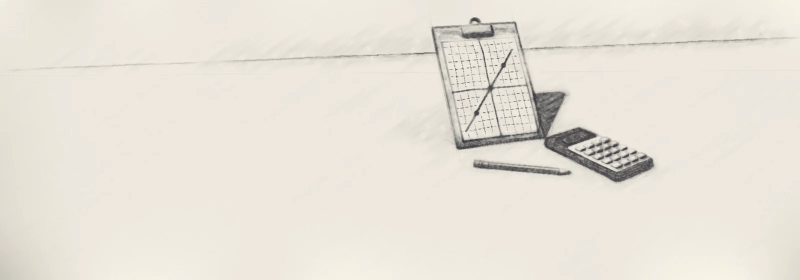
#> input picture aog-deploy/img/banners/b12-sixth-grade-review-pencil-1600.webp, 1600 x 560 px (shown at 1/2 size); its folder holds only this picture in this run
$ python home-doors.py ../aog-deploy/img/banners/b12-sixth-grade-review-pencil-1600.webp
#> lines starting #> are read from the running program, lines starting #| are printed output that depends on the picture; after the words box and inside, x2 and y2 are one past the last pixel; in counts of white or black regions, pixels touching at a corner belong together
#> in drawings_on, im is the input picture: PIL image 1600x560 RGB; mean R, G, B 232.5, 227.1, 217.7
#!/usr/bin/env python3
"""Front-page door drawings: turn Jimmy's pencil sheets into the doors' banners.

The front page shows one pencil drawing on each door (Today, Daily Drafts, ...).
The Recording Studio's door is cut from Jimmy's "The Music Rooms" sheet. This
tool does the same for every other door, so all the doors read as one hand.

    python3 tools/home-doors.py SHEET [SHEET ...]     # cut, then preview
    python3 tools/home-doors.py SHEET ... --apply     # also swap the doors

A sheet is a page of drawings in rows, read left to right, top to bottom, in
the order of DOORS below (sheet 1 holds the first eight, sheet 2 the rest). The
navy title and labels are ignored. A single drawing named after its door
(today.jpg, contact.png ...) is used as it is.

Each door gets img/banners/home-<door>-pencil-{1600.webp,900.webp,900.jpg}:
the drawing multiplied onto paper #F6F2E8, about 84% of the banner's height,
at most 46% of its width, centred 60% across (the music rooms' recipe).
--apply points index.html and aog-topbar.js at the new files and bumps sw.js.
The old banners stay: other pages still use them.
"""
import os, re, sys, time
import numpy as np
from PIL import Image, ImageFilter

ROOT = os.path.join(os.path.dirname(os.path.abspath(__file__)), "..", "aog-deploy")
BAN = os.path.join(ROOT, "img", "banners")

# Front-page order. The Recording Studio keeps Jimmy's music sheet drawing.
DOORS = ["today", "drafts", "bench", "checkin", "talk", "courses", "sel", "faith",
         "families", "dashboard", "crosswalk", "pd", "privacy", "contact", "quiet"]

PAPER = np.array([0xF6, 0xF2, 0xE8], dtype=np.float32)
W, H = 1600, 560


def ink_mask(a):
    """Pencil marks: darker than the paper and grey, not the navy lettering."""
    r, g, b = a[..., 0], a[..., 1], a[..., 2]
    lum = .299 * r + .587 * g + .114 * b
    paper = np.percentile(lum, 90)
#> paper = 235.4
    navy = (b - r > 8) & (lum < paper - 8)
#> navy: shape (560, 1600) bool; every value is 0
    # Grow the lettering a little so its soft edges go with it.
    navy = np.asarray(Image.fromarray((navy * 255).astype(np.uint8)).filter(ImageFilter.MaxFilter(7))) > 0
    return (lum < paper - 22) & ~navy, navy


def drawings_on(path):
    """Boxes (x0, y0, x1, y1) of each drawing on a sheet, in reading order."""
    im = Image.open(path).convert("RGB")
    a = np.asarray(im, dtype=np.float32)
    ink, _ = ink_mask(a)
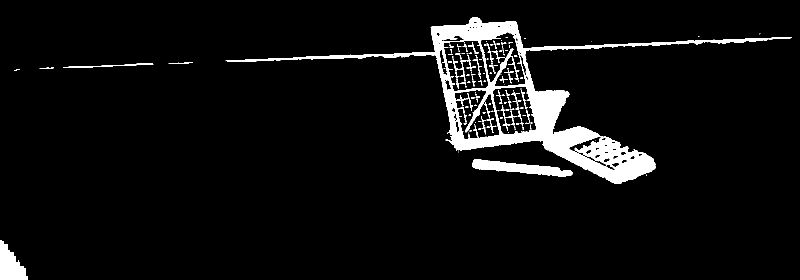
#> ink: shape (560, 1600) bool (shown at 1/2 size); 5.5% white; 181 white regions (124 under 20 px), largest, box (x1, y1, x2, y2) and area: (451, 34, 1584, 368) 38698, (944, 318, 1146, 353) 3299, (0, 480, 56, 560) 2734
    # Join the strokes of one drawing; keep drawings apart.
    s = max(im.size) / 1700
#> s = 0.941
    m = Image.fromarray((ink * 255).astype(np.uint8)).filter(ImageFilter.MaxFilter(3))
#> m: PIL image 1600x560 L; 7.1% white; 23 white regions (6 under 20 px), largest, box (x1, y1, x2, y2) and area: (450, 33, 1585, 369) 55195, (943, 317, 1147, 354) 3816, (0, 479, 57, 560) 2877
    m = m.filter(ImageFilter.GaussianBlur(9 * s)).point(lambda v: 255 if v > 12 else 0)
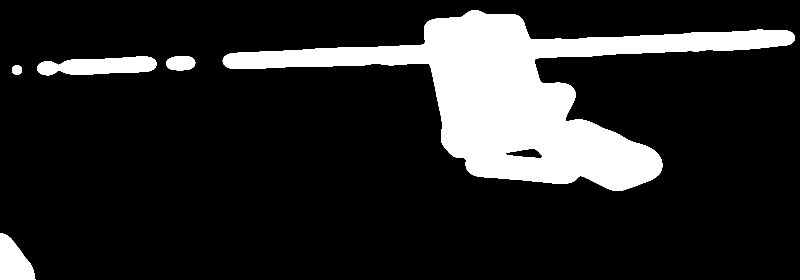
#> m: PIL image 1600x560 L (shown at 1/2 size); 15.5% white; 5 white regions, box (x1, y1, x2, y2) and area: (445, 20, 1590, 382) 126434, (74, 113, 313, 151) 6567, (0, 466, 71, 560) 4448, (332, 112, 391, 141) 1398, (24, 130, 44, 149) 314
    lab = label(np.asarray(m) > 0)
    boxes = []
    for i in range(1, lab.max() + 1):
        ys, xs = np.nonzero(lab == i)
        if len(xs) < 0.004 * ink.size:
            continue
        sub = ink[ys.min():ys.max() + 1, xs.min():xs.max() + 1]
        if sub.mean() < .01:
            continue
        boxes.append((xs.min(), ys.min(), xs.max() + 1, ys.max() + 1))
    # Rows: drawings whose vertical centres sit close together.
    boxes.sort(key=lambda b: (b[1] + b[3]) / 2)
    rows, cur = [], []
    for b in boxes:
        if cur and (b[1] + b[3]) / 2 - (cur[-1][1] + cur[-1][3]) / 2 > .5 * min(b[3] - b[1], cur[-1][3] - cur[-1][1]):
            rows.append(cur); cur = []
        cur.append(b)
    if cur:
        rows.append(cur)
    return im, [b for r in rows for b in sorted(r, key=lambda b: b[0])]


def label(m):
    """Connected regions of a boolean mask (4-neighbour), no scipy needed."""
    h, w = m.shape
#> h = 560; w = 1600
    lab = np.zeros((h, w), np.int32)
    n = 0
    for y0, x0 in zip(*np.nonzero(m)):
        if lab[y0, x0]:
            continue
        n += 1
        stack = [(y0, x0)]
        lab[y0, x0] = n
        while stack:
            y, x = stack.pop()
            for yy, xx in ((y - 1, x), (y + 1, x), (y, x - 1), (y, x + 1)):
                if 0 <= yy < h and 0 <= xx < w and m[yy, xx] and not lab[yy, xx]:
                    lab[yy, xx] = n
                    stack.append((yy, xx))
#> this loop made 139161 passes
#> (y0, x0) on passes 2 to 4: (20, 950), (20, 951), (21, 942)
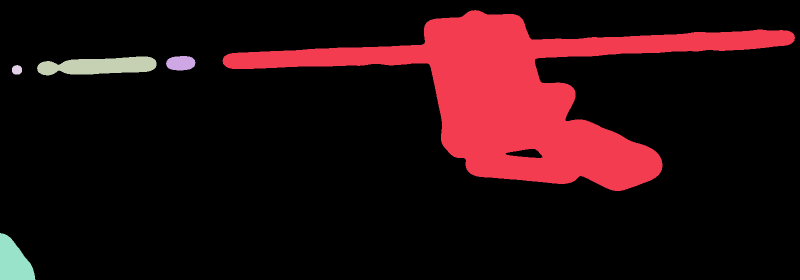
#> lab: shape (560, 1600) int32 (shown at 1/2 size); 6 distinct labels, from 0 to 5; one colour per label, 0 black
#> after the loop, n = 5
    return lab


def banner(im, box):
    """The drawing multiplied onto paper, placed as the music rooms are."""
    x0, y0, x1, y1 = box
    pad = int(.02 * max(x1 - x0, y1 - y0))
    crop = im.crop((max(0, x0 - pad), max(0, y0 - pad), min(im.width, x1 + pad), min(im.height, y1 + pad)))
    a = np.asarray(crop, dtype=np.float32)
    _, navy = ink_mask(a)
    lum = a.mean(axis=2)
    paper = np.percentile(lum, 90)
    k = np.clip(lum / paper / .95, 0, 1)    # 1 = paper, darker = pencil
    k[navy] = 1                             # drop any label that crept in
    # Fade the edges of the cut so no box shows on the new paper.
    h, w = k.shape
    fy = np.clip(np.minimum(np.arange(h), np.arange(h)[::-1]) / max(1, pad), 0, 1)
    fx = np.clip(np.minimum(np.arange(w), np.arange(w)[::-1]) / max(1, pad), 0, 1)
    k = 1 - (1 - k) * np.minimum.outer(fy, fx)
    sc = min(.84 * H / k.shape[0], .46 * W / k.shape[1])
    tile = Image.fromarray((k * 255).astype(np.uint8)).resize(
        (max(1, round(k.shape[1] * sc)), max(1, round(k.shape[0] * sc))), Image.LANCZOS)
    full = np.ones((H, W), np.float32)
    t = np.asarray(tile, dtype=np.float32) / 255
    cx, cy = round(.60 * W - t.shape[1] / 2), round((H - t.shape[0]) / 2)
    full[cy:cy + t.shape[0], cx:cx + t.shape[1]] = t
    return Image.fromarray((full[..., None] * PAPER).clip(0, 255).astype(np.uint8))


def save(door, img):
    base = os.path.join(BAN, "home-%s-pencil-" % door)
    img.save(base + "1600.webp", quality=82, method=6)
    small = img.resize((900, 315), Image.LANCZOS)
    small.save(base + "900.webp", quality=80, method=6)
    small.save(base + "900.jpg", quality=84, optimize=True, progressive=True)


# [27 lines left out: function apply, not called in this run]


def main(args):
    do_apply = "--apply" in args
    paths = [a for a in args if not a.startswith("--")]
    if not paths:
        sys.exit(__doc__)
    queue, done = list(DOORS), []
    for p in paths:
        name = os.path.splitext(os.path.basename(p))[0].lower()
        if name in DOORS:
            im = Image.open(p).convert("RGB")
            _, boxes = drawings_on(p)
            x0 = min(b[0] for b in boxes); y0 = min(b[1] for b in boxes)
            x1 = max(b[2] for b in boxes); y1 = max(b[3] for b in boxes)
            save(name, banner(im, (x0, y0, x1, y1)))
            done.append(name)
            if name in queue:
                queue.remove(name)
            continue
        im, boxes = drawings_on(p)
#> the loop in drawings_on, `for i in range(1, lab.max() + 1):` made 5 passes
#> pass 1, in drawings_on, `sub = ink[ys.min():ys.max() + 1, xs.min():xs.max() + 1]`:
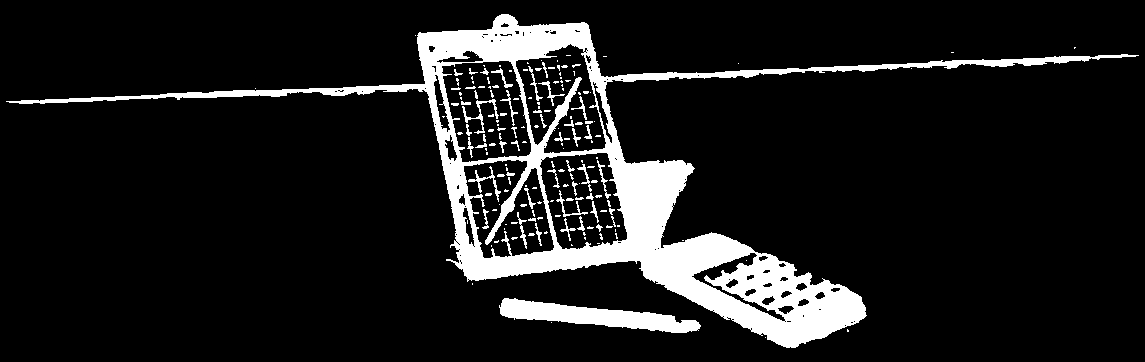
#> sub: shape (362, 1145) bool; 11% white; 176 white regions (123 under 20 px), largest, box (x1, y1, x2, y2) and area: (6, 14, 1139, 348) 38698, (499, 298, 701, 333) 3299, (462, 99, 499, 134) 236
#> pass 3, in drawings_on, `sub = ink[ys.min():ys.max() + 1, xs.min():xs.max() + 1]`:
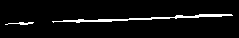
#> sub: shape (38, 239) bool; 5% white in thin lines or dots, all inside (x1, y1, x2, y2) = (5, 14, 233, 25)
#> after the loop in drawings_on, `for i in range(1, lab.max() + 1):`: boxes = [(445, 20, 1590, 382), (74, 113, 313, 151), (0, 466, 71, 560)]
#> the loop in drawings_on, `for b in boxes:` made 3 passes
#> after the loop in drawings_on, `for b in boxes:`: cur = [(0, 466, 71, 560)]; rows = [[(74, 113, 313, 151)], [(445, 20, 1590, 382)]]
#> boxes = [(74, 113, 313, 151), (445, 20, 1590, 382), (0, 466, 71, 560)]
        print("%s: %d drawings" % (p, len(boxes)))
#| ../aog-deploy/img/banners/b12-sixth-grade-review-pencil-1600.webp: 3 drawings
        for b in boxes:
            if not queue:
                break
            d = queue.pop(0)
            save(d, banner(im, b))
            done.append(d)
            print("  %-10s from box %s" % (d, b))
#> this loop made 3 passes
#> (x0 in banner, y0 in banner, x1 in banner, y1 in banner, pad in banner, h in banner) on passes 1 to 3: (74, 113, 313, 151, 4, 46), (445, 20, 1590, 382, 22, 404), (0, 466, 71, 560, 1, 95)
#|   today      from box (74, 113, 313, 151)
#|   drafts     from box (445, 20, 1590, 382)
#|   bench      from box (0, 466, 71, 560)
#> pass 1, in banner, `crop = im.crop((max(0, x0 - pad), max(0, y0 - pad), min(im.width, x1 +..`:
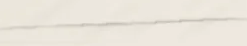
#> crop: PIL image 247x46 RGB; mean R, G, B 234.2, 229, 219.3
#> after the loop, done = ['today', 'drafts', 'bench']
    if not done:
        sys.exit("No drawings found.")
    # A contact sheet to check the cut before anything changes on the site.
    tiles = [Image.open(os.path.join(BAN, "home-%s-pencil-900.jpg" % d)) for d in done]
    sheet = Image.new("RGB", (900 * 2, 315 * ((len(tiles) + 1) // 2)), "white")
#> sheet: PIL image 1800x630 RGB; every value is 255
    for i, t in enumerate(tiles):
        sheet.paste(t, ((i % 2) * 900, (i // 2) * 315))
#> this loop made 3 passes
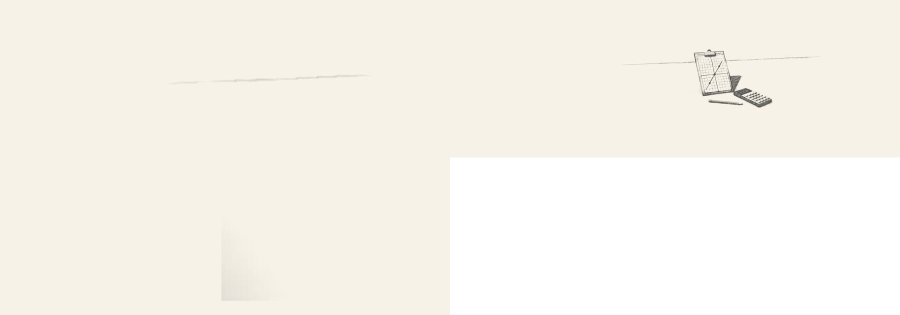
#> sheet: PIL image 1800x630 RGB (shown at 1/2 size); mean R, G, B 247.8, 244.8, 236.5
    prev = os.path.join(os.path.dirname(os.path.abspath(__file__)), "..", "home-handoff", "preview.jpg")
    os.makedirs(os.path.dirname(prev), exist_ok=True)
    sheet.save(prev, quality=85)
    print("Preview:", os.path.normpath(prev), "(" + ", ".join(done) + ")")
#| Preview: home-handoff/preview.jpg (today, drafts, bench)
    if do_apply:
        apply(done)
        print("Doors now use the new drawings. Run tools/check-contrast.js and check-calm.js on index.html.")


if __name__ == "__main__":
    main(sys.argv[1:])

$ run again, on aog-deploy/img/banners/bib-u16-pencil-900.jpg
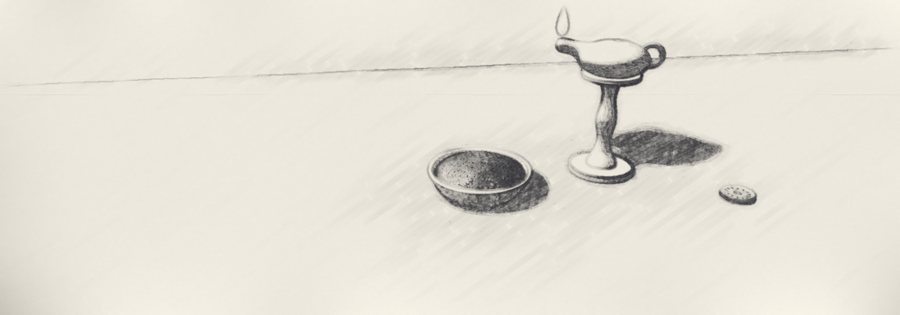
#> input picture aog-deploy/img/banners/bib-u16-pencil-900.jpg, 900 x 315 px
#> in drawings_on, im is the input picture: PIL image 900x315 RGB; mean R, G, B 229.1, 225.2, 214.6
#> in ink_mask, `paper = np.percentile(lum, 90)`: paper = 234.9
#> ink: shape (315, 900) bool; 6.4% white; 20 white regions (13 under 20 px), largest, box (x1, y1, x2, y2) and area: (255, 8, 888, 188) 10205, (426, 147, 552, 217) 6283, (0, 270, 34, 315) 886
#> the loop in label, `for y0, x0 in zip(*np.nonzero(m)):` made 45345 passes
#> (y0, x0) on passes 2 to 4: (0, 561), (0, 562), (0, 563)
#> after the loop in label, `for y0, x0 in zip(*np.nonzero(m)):`:
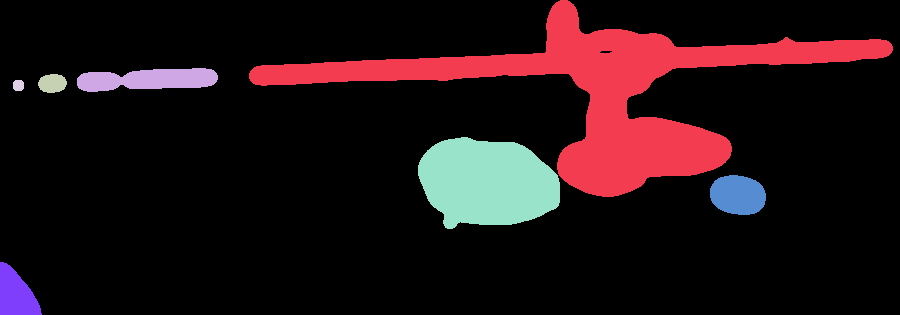
#> lab: shape (315, 900) int32; 8 distinct labels, from 0 to 7; one colour per label, 0 black
#> after the loop in label, `for y0, x0 in zip(*np.nonzero(m)):`: n = 7
#> after the loop in drawings_on, `for i in range(1, lab.max() + 1):`: boxes = [(249, 0, 893, 197), (77, 68, 218, 92), (418, 137, 560, 229), (710, 175, 766, 215), (0, 262, 42, 315)]
#> the loop in drawings_on, `for b in boxes:` made 5 passes
#> after the loop in drawings_on, `for b in boxes:`: cur = [(0, 262, 42, 315)]; rows = [[(77, 68, 218, 92)], [(249, 0, 893, 197)], [(418, 137, 560, 229), (710, 175, 766, 215)]]
#> in main, `im, boxes = drawings_on(p)`: boxes = [(77, 68, 218, 92), (249, 0, 893, 197), (418, 137, 560, 229), (710, 175, 766, 215), (0, 262, 42, 315)]
#| ../aog-deploy/img/banners/bib-u16-pencil-900.jpg: 5 drawings
#> the loop in main, `for b in boxes:` made 5 passes
#> (x0 in banner, y0 in banner, x1 in banner, y1 in banner, pad in banner, h in banner) on passes 1 to 5: (77, 68, 218, 92, 2, 28), (249, 0, 893, 197, 12, 209), (418, 137, 560, 229, 2, 96), (710, 175, 766, 215, 1, 42), (0, 262, 42, 315, 1, 54)
#> (printed output is left out)
#> after the loop in main, `for b in boxes:`: done = ['today', 'drafts', 'bench', 'checkin', 'talk']
#> the loop in main, `for i, t in enumerate(tiles):` made 5 passes
#> after the loop in main, `for i, t in enumerate(tiles):`:
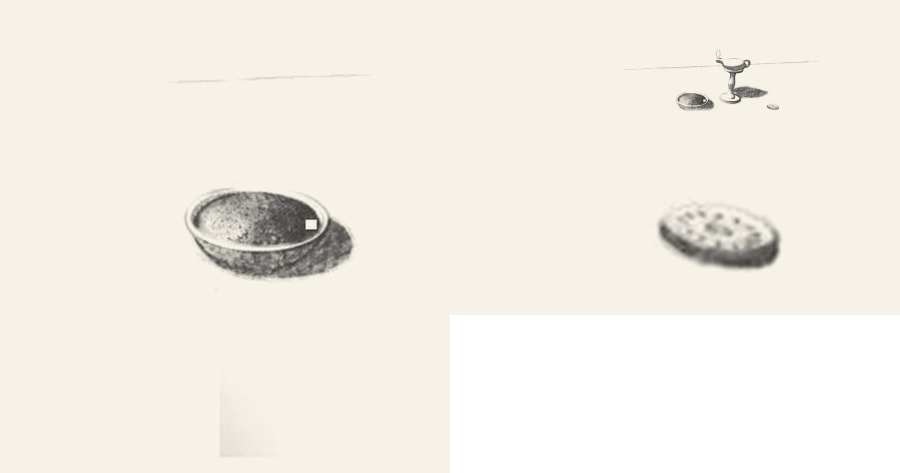
#> sheet: PIL image 1800x945 RGB (shown at 1/2 size); mean R, G, B 243.3, 240, 231.1
#| Preview: home-handoff/preview.jpg (today, drafts, bench, checkin, talk)

$ run again, on aog-deploy/img/banners/chn-u13-pencil-900.webp
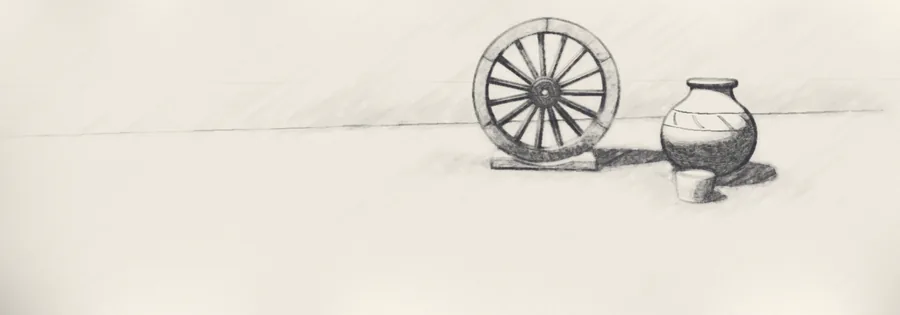
#> input picture aog-deploy/img/banners/chn-u13-pencil-900.webp, 900 x 315 px
#> in drawings_on, im is the input picture: PIL image 900x315 RGB; mean R, G, B 229.2, 224, 214.7
#> in ink_mask, `paper = np.percentile(lum, 90)`: paper = 235.4
#> navy: shape (315, 900) bool; every value is 0
#> ink: shape (315, 900) bool; 8.3% white; 22 white regions (15 under 20 px), largest, box (x1, y1, x2, y2) and area: (271, 17, 849, 205) 22507, (0, 268, 32, 315) 840, (193, 129, 250, 132) 79
#> the loop in label, `for y0, x0 in zip(*np.nonzero(m)):` made 50433 passes
#> (y0, x0) on passes 2 to 4: (8, 540), (8, 541), (8, 542)
#> after the loop in label, `for y0, x0 in zip(*np.nonzero(m)):`:
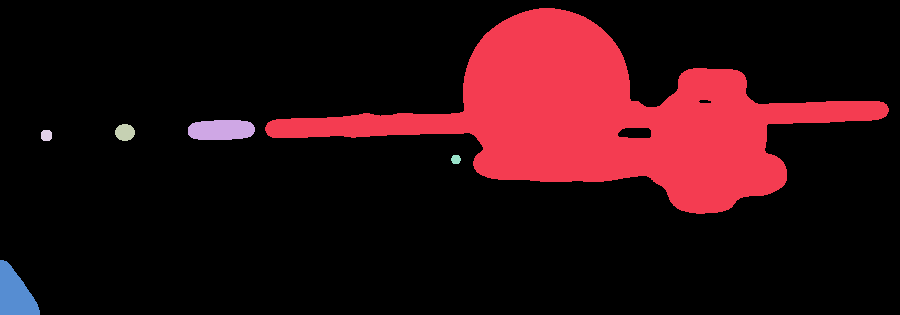
#> lab: shape (315, 900) int32; 7 distinct labels, from 0 to 6; one colour per label, 0 black
#> after the loop in label, `for y0, x0 in zip(*np.nonzero(m)):`: n = 6
#> after the loop in drawings_on, `for i in range(1, lab.max() + 1):`: boxes = [(265, 8, 889, 214), (188, 120, 255, 140), (0, 260, 40, 315)]
#> the loop in drawings_on, `for b in boxes:` made 3 passes
#> after the loop in drawings_on, `for b in boxes:`: cur = [(0, 260, 40, 315)]; rows = [[(265, 8, 889, 214)], [(188, 120, 255, 140)]]
#| ../aog-deploy/img/banners/chn-u13-pencil-900.webp: 3 drawings
#> the loop in main, `for b in boxes:` made 3 passes
#> (x0 in banner, y0 in banner, x1 in banner, y1 in banner, pad in banner, h in banner) on passes 1 to 3: (265, 8, 889, 214, 12, 226), (188, 120, 255, 140, 1, 22), (0, 260, 40, 315, 1, 56)
#> (printed output is left out)
#> after the loop in main, `for b in boxes:`: done = ['today', 'drafts', 'bench']
#> the loop in main, `for i, t in enumerate(tiles):` made 3 passes
#> after the loop in main, `for i, t in enumerate(tiles):`:
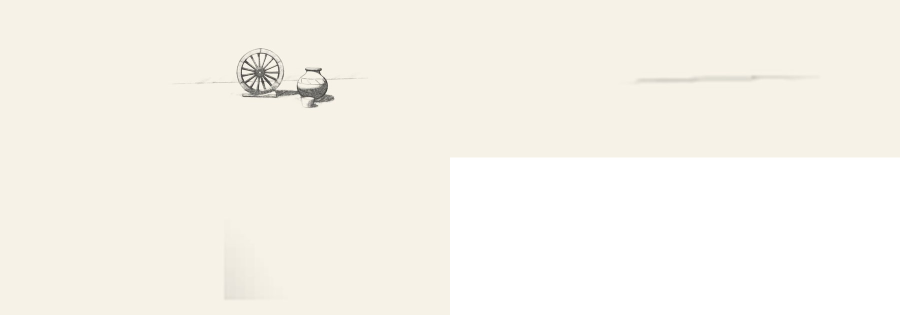
#> sheet: PIL image 1800x630 RGB (shown at 1/2 size); mean R, G, B 247.4, 244.4, 236.2
#| Preview: home-handoff/preview.jpg (today, drafts, bench)

$ run again, on aog-deploy/img/banners/b21-energy-pencil-900.jpg
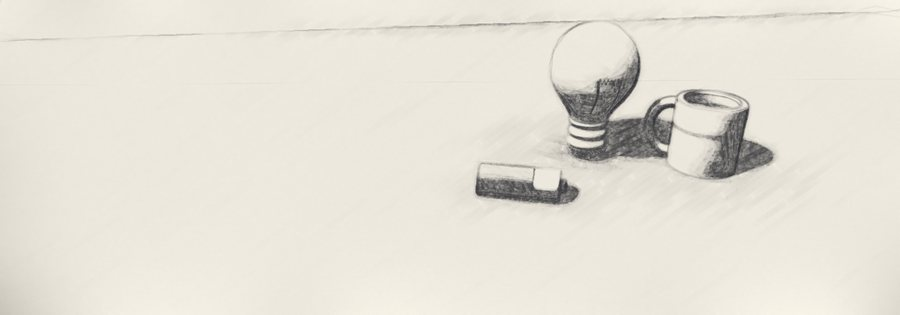
#> input picture aog-deploy/img/banners/b21-energy-pencil-900.jpg, 900 x 315 px
#> in drawings_on, im is the input picture: PIL image 900x315 RGB; mean R, G, B 229.7, 225.8, 215.2
#> in ink_mask, `paper = np.percentile(lum, 90)`: paper = 234.9
#> navy: shape (315, 900) bool; every value is 0
#> ink: shape (315, 900) bool; 6.3% white; 30 white regions (20 under 20 px), largest, box (x1, y1, x2, y2) and area: (543, 23, 777, 183) 12601, (473, 162, 581, 208) 2681, (0, 270, 34, 315) 886
#> the loop in label, `for y0, x0 in zip(*np.nonzero(m)):` made 45654 passes
#> (y0, x0) on passes 2 to 4: (3, 817), (3, 818), (3, 819)
#> after the loop in label, `for y0, x0 in zip(*np.nonzero(m)):`: n = 5
#> after the loop in drawings_on, `for i in range(1, lab.max() + 1):`: boxes = [(353, 3, 876, 217), (137, 25, 205, 45), (0, 262, 42, 315)]
#> the loop in drawings_on, `for b in boxes:` made 3 passes
#> after the loop in drawings_on, `for b in boxes:`: cur = [(0, 262, 42, 315)]; rows = [[(137, 25, 205, 45)], [(353, 3, 876, 217)]]
#> in main, `im, boxes = drawings_on(p)`: boxes = [(137, 25, 205, 45), (353, 3, 876, 217), (0, 262, 42, 315)]
#| ../aog-deploy/img/banners/b21-energy-pencil-900.jpg: 3 drawings
#> the loop in main, `for b in boxes:` made 3 passes
#> (x0 in banner, y0 in banner, x1 in banner, y1 in banner, pad in banner, h in banner) on passes 1 to 3: (137, 25, 205, 45, 1, 22), (353, 3, 876, 217, 10, 227), (0, 262, 42, 315, 1, 54)
#> (printed output is left out)
#> after the loop in main, `for b in boxes:`: done = ['today', 'drafts', 'bench']
#> the loop in main, `for i, t in enumerate(tiles):` made 3 passes
#> after the loop in main, `for i, t in enumerate(tiles):`:
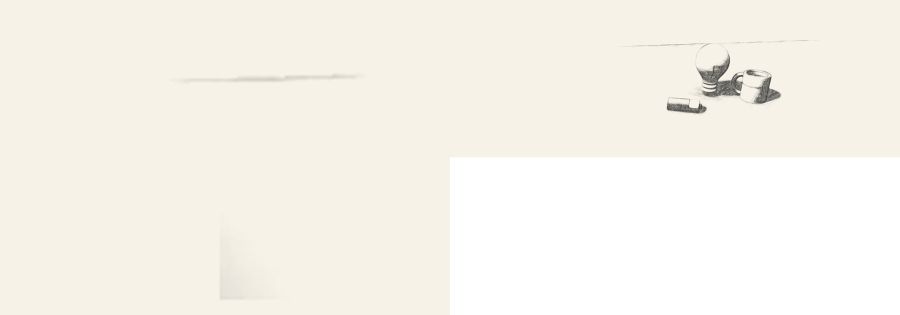
#> sheet: PIL image 1800x630 RGB (shown at 1/2 size); mean R, G, B 247.3, 244.3, 236.1
#| Preview: home-handoff/preview.jpg (today, drafts, bench)
